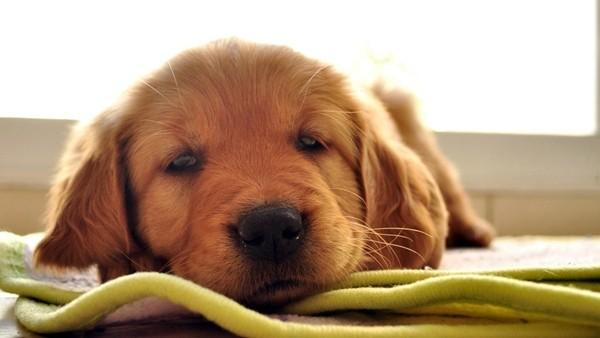
#> input picture Computer-Vision/golden.jpg, 600 x 338 px, found by its file name
$ python E1.py
#> lines starting #> are read from the running program, lines starting #| are printed output that depends on the picture
import cv2
import numpy as np

### ~~~~~~~~~~~~~~~~~Read image~~~~~~~~~~~~~~~~~
img = cv2.imread('F:/Computer-Vision/golden.jpg')
#> img is the input picture: shape (338, 600, 3); mean B, G, R 125.7, 153.5, 181

### ~~~~~~~~~~~~~~~~~Increase brightness 30 units~~~~~~~~~~~~~~~~~
## Using matrix
img_increase_brightness1 = img + 30
# cv2.imshow('1.1 Result Image Brighter 30 Units', img_increase_brightness1)
# cv2.imwrite('F:/Computer-Vision/E1_Results/1.1 Result Image righter 30 Units.jpg', img_increase_brightness1)

## Using for loop
def increase_brightness_using_for(img, value):
#> called with value = 30
	img_increase_brightness2 = np.zeros_like(img) #init variable
	for i in range(img.shape[0]): #run through x dimention Ox
		for j in range(img.shape[1]): #run though y dimension Oy
			for k in range(img.shape[2]): #run through z dimention, for B G R
				img_increase_brightness2[i][j][k] = img[i][j][k] + value
	return img_increase_brightness2
img_increase_brightness2 = increase_brightness_using_for(img, 30)
# cv2.imshow('1.2 Result Image Brighter 30 Units using loop', img_increase_brightness2)
# cv2.imwrite('F:/Computer-Vision/E1_Results/1.2 Result Image Brighter 30 Units using loop.jpg', img_increase_brightness2)

# img[i][j][k] means: i = width along Ox; j = length along Oy; k = {0,1,2} on be half of Blue Green Red in order


### ~~~~~~~~~~~~~~~~~Force color red = 0~~~~~~~~~~~~~~~~~
## Using matrix
imgblue0 = img.copy()
imgblue0[:, :, 0] = 0
# cv2.imshow('2.1 Result Image Blue=0', imgblue0)
# cv2.imwrite('F:/Computer-Vision/E1_Results/2.1 Result Image Blue=0.jpg', imgblue0)

imggreen0 = img.copy()
imggreen0[:, :, 1] = 0
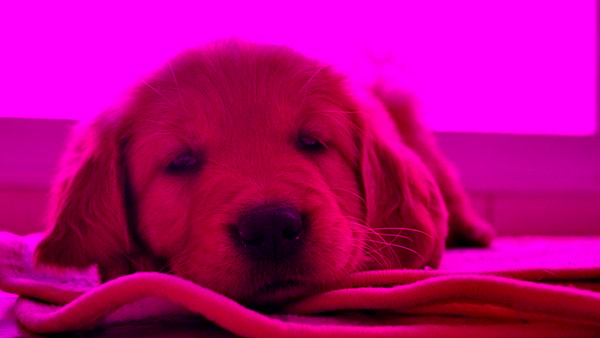
#> imggreen0: shape (338, 600, 3); mean B, G, R 125.7, 0, 181
# cv2.imshow('2.1 Result Image Green=0', imggreen0)
# cv2.imwrite('F:/Computer-Vision/E1_Results/2.1 Result Image Green=0.jpg', imggreen0)

imgred0 = img.copy()
imgred0[:, :, 2] = 0
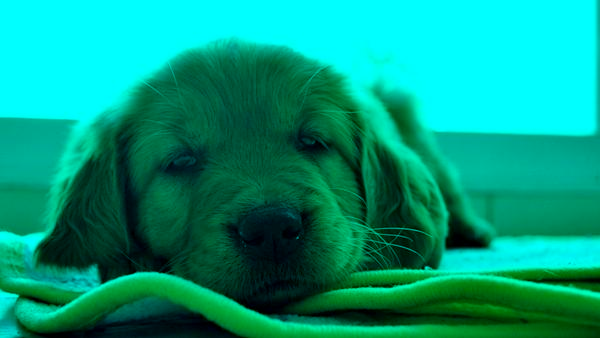
#> imgred0: shape (338, 600, 3); mean B, G, R 125.7, 153.5, 0
# cv2.imshow('2.1 Result Image Red=0', imgred0)
# cv2.imwrite('F:/Computer-Vision/E1_Results/2.1 Result Image Red=0.jpg', imgred0)

## Using for loop
def set_red_is_zero(img):
	imgredis0 = img.copy()
	for i in range(img.shape[0]):
		for j in range(img.shape[1]):
			for k in range(img.shape[2]):
				if k == 2: #red layer
					imgredis0[i][j][k] = 0
	return imgredis0
redis0 = set_red_is_zero(img)
# cv2.imshow('2.2 Result Image red is 0', redis0)
# cv2.imwrite('F:/Computer-Vision/E1_Results/2.2 Result Image red is 0.jpg', redis0)

def set_blue_is_zero(img):
	imgblueis0 = img.copy()
	for i in range(img.shape[0]):
		for j in range(img.shape[1]):
			for k in range(img.shape[2]):
				if k == 0: #blue layer
					imgblueis0[i][j][k] = 0
	return imgblueis0
blueis0 = set_blue_is_zero(img)
# cv2.imshow('2.2 Result Image blue is 0', blueis0)
# cv2.imwrite('F:/Computer-Vision/E1_Results/2.2 Result Image blue is 0.jpg', blueis0)

def set_green_is_zero(img):
	imggreenis0 = img.copy()
	for i in range(img.shape[0]):
		for j in range(img.shape[1]):
			for k in range(img.shape[2]):
				if k == 1: #green layer
					imggreenis0[i][j][k] = 0
	return imggreenis0
greenis0 = set_green_is_zero(img)
# cv2.imshow('2.2 Result Image green is 0', greenis0)
# cv2.imwrite('F:/Computer-Vision/E1_Results/2.2 Result Image green is 0.jpg', greenis0)

### ~~~~~~~~~~~~~~~~~Convert red to blue~~~~~~~~~~~~~~~~~
## Using matrix
imgrtb = img.copy()  #red to blue
imgrtb[:, :, 0] = imgrtb[:, :, 2] #assign red = blue
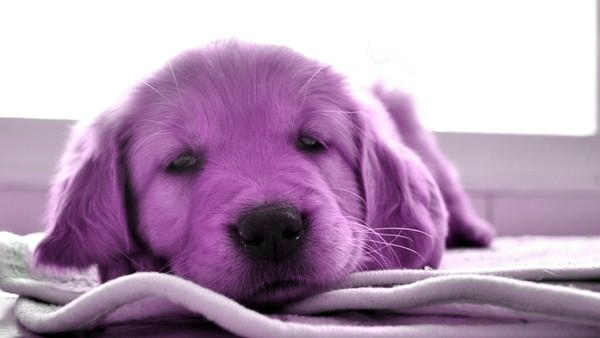
#> imgrtb: shape (338, 600, 3); mean B, G, R 181, 153.5, 181
imgrtb[:, :, 2] = img[:, :, 0] #assign blue = red of temp because imgrtb was replaced already
# cv2.imshow('3.1 Result Image Red To Blue and reverse', imgrtb)
# cv2.imwrite('F:/Computer-Vision/E1_Results/3.1 Result Image Red To Blue and reverse.jpg', imgrtb)

imgrtg = img.copy() #red to green
imgrtg[:, :, 1] = imgrtg[:, :, 2]
imgrtg[:, :, 2] = img[:, :, 1]
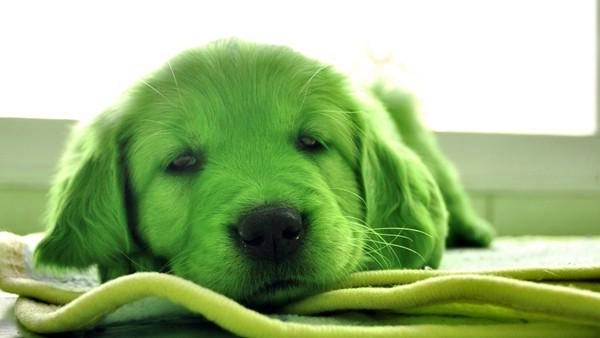
#> imgrtg: shape (338, 600, 3); mean B, G, R 125.7, 181, 153.5
# cv2.imshow('3.1 Result Image Red To Green and reverse', imgrtg)
# cv2.imwrite('F:/Computer-Vision/E1_Results/3.1 Result Image Red To Green and reverse.jpg', imgrtg)

imggtb = img.copy() #green to blue
imggtb[:, :, 1] = imggtb[:, :, 0]
imggtb[:, :, 0] = img[:, :, 1]
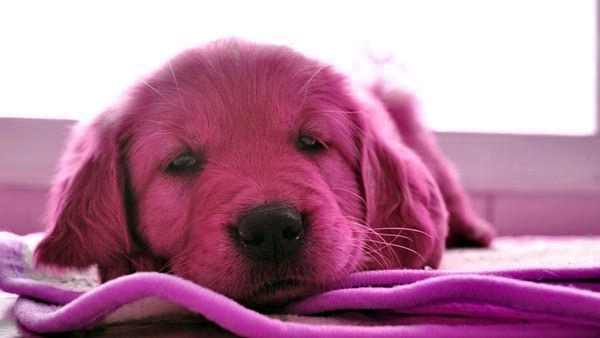
#> imggtb: shape (338, 600, 3); mean B, G, R 153.5, 125.7, 181
# [21 lines of commented-out code are left out]
def convert_red_to_blue_and_reverse(img):
	redtoblue = img.copy()
	for i in range(img.shape[0]):
		for j in range(img.shape[1]):
			redtoblue[i, j, 2] = img[i, j, 0]
			redtoblue[i, j, 0] = img[i, j, 2]
	return redtoblue
redtoblue = convert_red_to_blue_and_reverse(img)
# cv2.imshow('3.2 Result Image Red To Blue and reverse', redtoblue)
# cv2.imwrite('F:/Computer-Vision/E1_Results/3.2 Result Image Red To Blue and reverse.jpg', redtoblue)

def convert_red_to_green_and_reverse(img):
	redtogreen = img.copy()
	for i in range(img.shape[0]):
		for j in range(img.shape[1]):
			redtogreen[i, j, 2] = img[i, j, 1]
			redtogreen[i, j, 1] = img[i, j, 2]
	return redtogreen
redtogreen = convert_red_to_green_and_reverse(img)
# cv2.imshow('3.2 Result Image Red To Green and reverse', redtogreen)
# cv2.imwrite('F:/Computer-Vision/E1_Results/3.2 Result Image Red To Green and reverse.jpg', redtogreen)

def convert_green_to_blue_and_reverse(img):
	greentoblue = img.copy()
	for i in range(img.shape[0]):
		for j in range(img.shape[1]):
			greentoblue[i, j, 1] = img[i, j, 0]
			greentoblue[i, j, 0] = img[i, j, 1]
	return greentoblue
greentoblue = convert_green_to_blue_and_reverse(img)
# cv2.imshow('3.2 Result Image Green To Blue and reverse', greentoblue)
# cv2.imwrite('F:/Computer-Vision/E1_Results/3.2 Result Image Green To Blue and reverse.jpg', greentoblue)


### ~~~~~~~~~~~~~~~~~Flip image vertically along Ox~~~~~~~~~~~~~~~~~
## Using function
horizontal_img = img.copy()
horizontal_img = cv2.flip(img, 0)
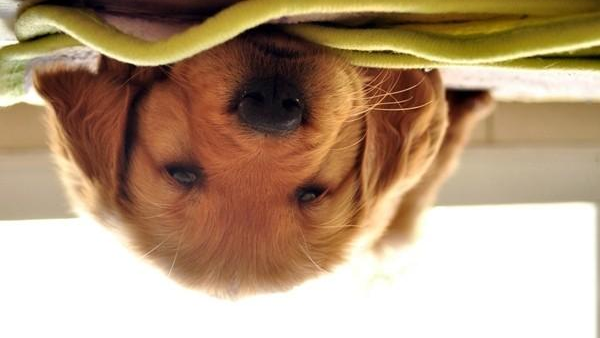
#> horizontal_img: shape (338, 600, 3); mean B, G, R 125.7, 153.5, 181
# cv2.imshow('4.1 Result Image Flipped Horizontally 1', horizontal_img)
# cv2.imwrite('F:/Computer-Vision/E1_Results/4.1 Result Image Flipped Horizontally 1.jpg', horizontal_img)

vertical_img = img.copy()
vertical_img = cv2.flip(img, 1)
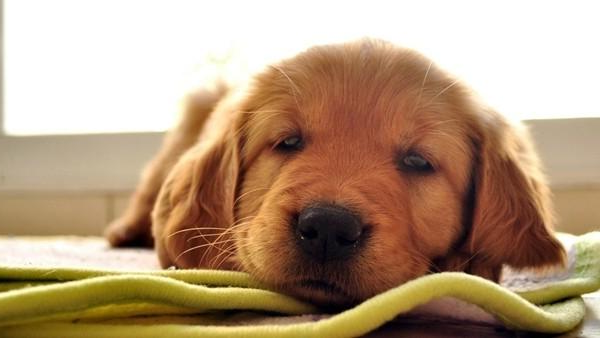
#> vertical_img: shape (338, 600, 3); mean B, G, R 125.7, 153.5, 181
# cv2.imshow('4.1 Result Image Flipped Vertically 1', vertical_img)
# cv2.imwrite('F:/Computer-Vision/E1_Results/4.1 Result Image Flipped Vertically 1.jpg', vertical_img)

## Using matrix
def flip_image_vertically(img):
	imgvertical = np.zeros([img.shape[0], img.shape[1], 3], np.uint8)
	for i in range(img.shape[0]):
		imgvertical[i, :] = img[img.shape[0] - i - 1, :] #x is still, change y
	return imgvertical
# np.zeros_like(img) means make a zero matrix with the size of img
# np.zeros([a,b,c], np.uint8) means make a zero matrix with size a x b x c with datatype int8
imgverticallyflipped = flip_image_vertically(img)
# cv2.imshow('4.2 Result Image Flipped Vertically', imgverticallyflipped)
# cv2.imwrite('F:/Computer-Vision/E1_Results/4.2 Result Image Flipped Vertically.jpg', imgverticallyflipped)


### ~~~~~~~~~~~~~~~~~Flip image horizontally along Oy~~~~~~~~~~~~~~~~~
def flip_image_horizontally(img):
	imgherizontal = np.zeros([img.shape[0], img.shape[1], 3], np.uint8)
	for j in range(img.shape[1]):
		imgherizontal[:, j] = img[:, img.shape[1] - j - 1] #y is still, change x
	return imgherizontal
imghorizontallyflipped = flip_image_horizontally(img)
# cv2.imshow('4.2 Result Image Flipped horizontally', imghorizontallyflipped)
# cv2.imwrite('F:/Computer-Vision/E1_Results/4.2 Result Image Flipped horizontally.jpg', imghorizontallyflipped)

#NOTE img.shape[y][x][z] means y length, x width and z depth

##Using for loop
def flip_image_vertically_with_for(img):
	imgflipedvertically = np.zeros([img.shape[0], img.shape[1], 3], np.uint8)
	for i in range(img.shape[0]):
		for j in range(img.shape[1]):
			for k in range(img.shape[2]):
				imgflipedvertically[i, j, k] = img[img.shape[0] - i - 1, j, k]
	return imgflipedvertically
imgflipedvertically = flip_image_vertically_with_for(img)
# cv2.imshow('4.2 Result Image Flipped vertically with for loop', imgflipedvertically)
# cv2.imwrite('F:/Computer-Vision/E1_Results/4.2 Result Image Flipped vertically with for loop.jpg', imgflipedvertically)


def flip_image_horizontally_with_for(img):
	imgflipedhorizontally = np.zeros([img.shape[0], img.shape[1], 3], np.uint8)
	for i in range(img.shape[0]):
		for j in range(img.shape[1]):
			for k in range(img.shape[2]):
				imgflipedhorizontally[i, j, k] = img[i, img.shape[1] - j - 1, k]
	return imgflipedhorizontally
imgflipedhorizontally = flip_image_horizontally_with_for(img)
# cv2.imshow('4.2 Result Image Flipped horizontally with for loop', imgflipedhorizontally)
# cv2.imwrite('F:/Computer-Vision/E1_Results/4.2 Result Image Flipped horizontally with for loop.jpg', imgflipedhorizontally)


cv2.imshow('Original Image', img)
cv2.waitKey(0)
cv2.destroyAllWindows()

### ~~~~~~~~~~~~~~~~~Write image~~~~~~~~~~~~~~~~~

$ run again, with Computer-Vision/corgi.jpg copied over Computer-Vision/golden.jpg
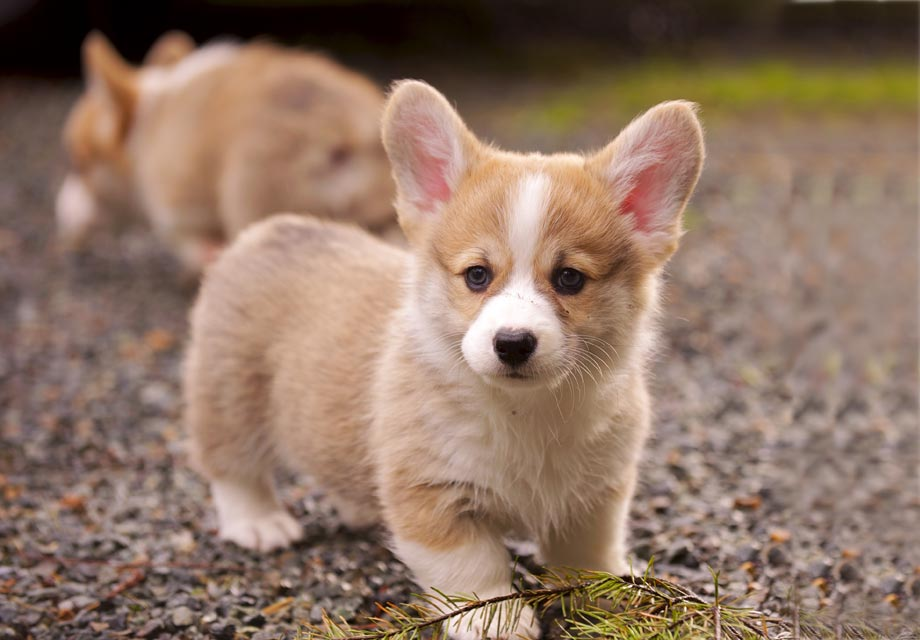
#> input picture Computer-Vision/corgi.jpg, 920 x 640 px, found by its file name
#> img is the input picture: shape (640, 920, 3); mean B, G, R 100.6, 117.2, 143
#> `horizontal_img = cv2.flip(img, 0)`:
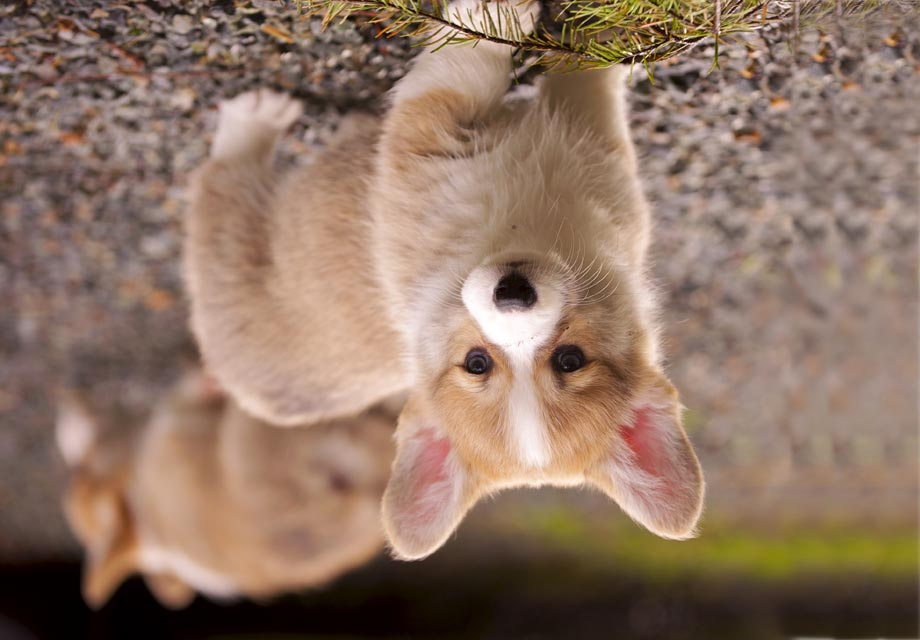
#> horizontal_img: shape (640, 920, 3); mean B, G, R 100.6, 117.2, 143
#> `vertical_img = cv2.flip(img, 1)`:
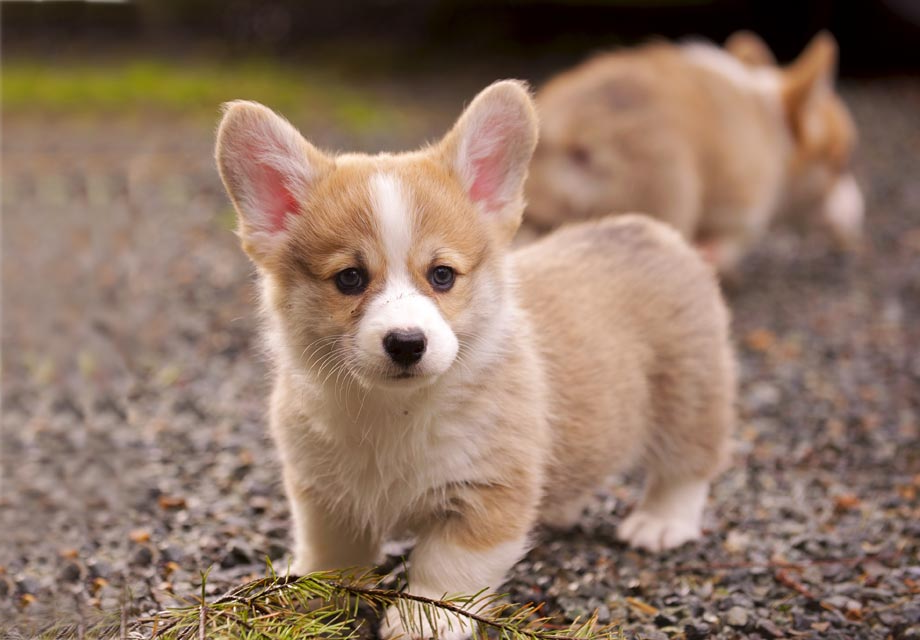
#> vertical_img: shape (640, 920, 3); mean B, G, R 100.6, 117.2, 143
